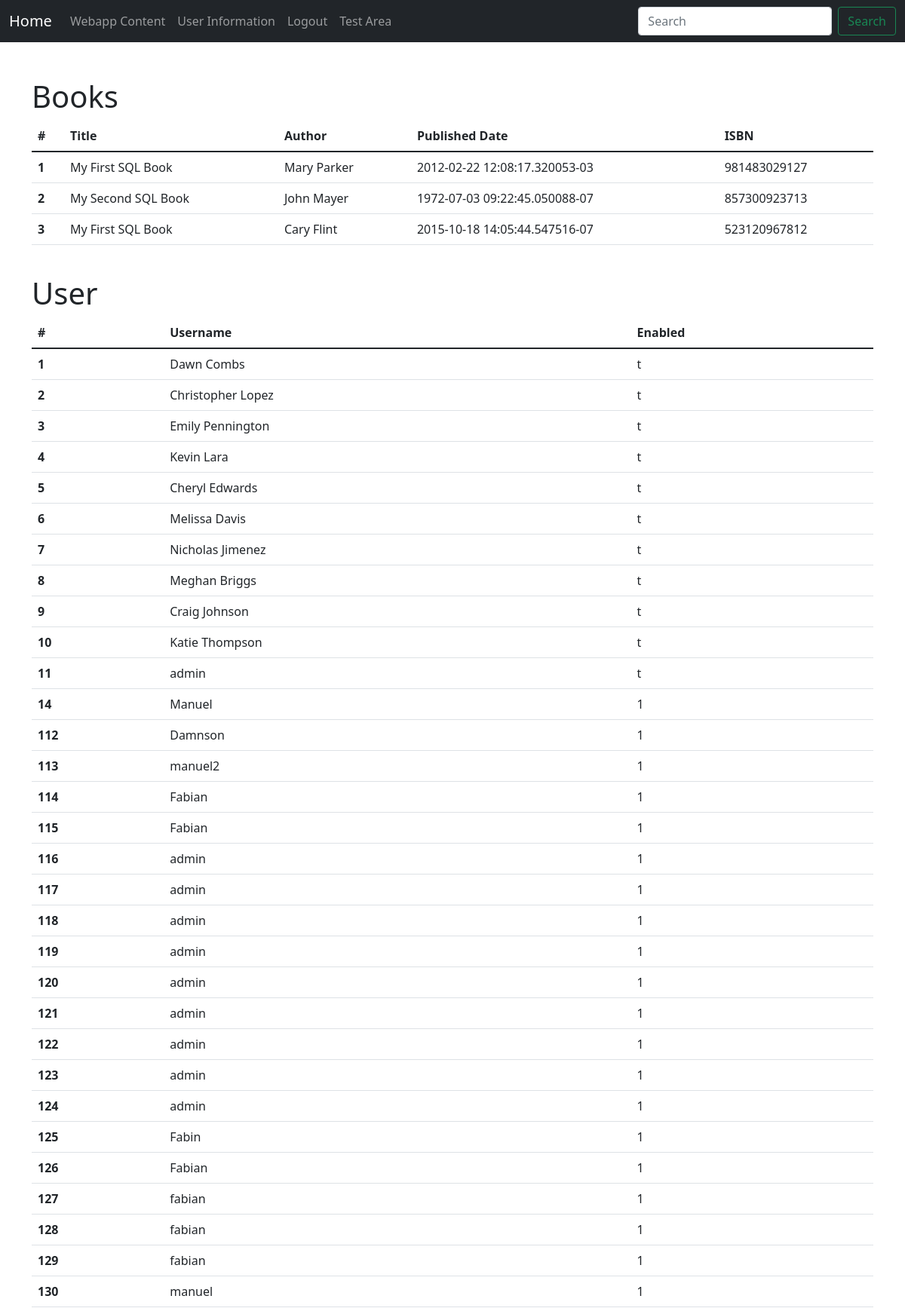
Screenshot of / (signed in, upper part) with the database file from the repository.
### tables this page shows
CREATE TABLE books (
  id serial,
  title varchar(100) NOT NULL,
  author varchar(100) NOT NULL,
  published_date timestamp NOT NULL,
  isbn char(12),
  PRIMARY KEY (id),
  UNIQUE (isbn)
);

CREATE TABLE "users" (
	"id"	INTEGER NOT NULL UNIQUE,
	"username"	char(25),
	"enabled"	boolean DEFAULT TRUE, password TEXT,
	PRIMARY KEY("id" AUTOINCREMENT)
);

### server.py (the view)
@app.route("/")
@login_required
def home():
    book_info = main.pick_book()
    user_info = main.fetch_all_user()
    review_info = main.fetch_all_reviews()
    return render_template("home.html",
                           user=user,
                           book_info=book_info,
                           user_info=user_info,
                           review_info=review_info)

### main.py (called while the page is built)
def pick_book():
    db = sqlite3.connect("db.sqlite3")
    cursor = db.cursor()
    cursor.execute("""SELECT * FROM books""")
    fetched_books = cursor.fetchall()
    book_info = []
    for info in fetched_books:
        book_info.append(list(info))
    db.close()
    return book_info

def fetch_all_user():
    db = sqlite3.connect("db.sqlite3")
    cursor = db.cursor()
    cursor.execute("""SELECT * FROM users """)
    fetched_user = list(cursor.fetchall())
    db.close()
    return fetched_user

def fetch_all_reviews():
    db = sqlite3.connect("db.sqlite3")
    cursor = db.cursor()
    cursor.execute("""SELECT * FROM reviews """)
    fetched_reviews = list(cursor.fetchall())
    db.close()
    return fetched_reviews

### server.py (called while the page is built)
def login_required(f):
    @wraps(f)
    def decorated_function(*args, **kwargs):
        if not authorized:
            return redirect(url_for('login'))
        return f(*args, **kwargs)
    return decorated_function

### templates/home.html (shortened to what this page needs)
{% extends "base.html" %}
{% block content %}
<br>
<h1>Books</h1>
<table class="table">
  <thead>
    <tr>
      <th scope="col">#</th>
      <th scope="col">Title</th>
      <th scope="col">Author</th>
      <th scope="col">Published Date</th>
      <th scope="col">ISBN</th>
    </tr>
  </thead>
  <tbody>
  {% for book in book_info %}
    <tr>
      <th scope="row">{{book[0]}}</th>
      <td>{{book[1]}}</td>
      <td>{{book[2]}}</td>
      <td>{{book[3]}}</td>
      <td>{{book[4]}}</td>
    </tr>
  {% endfor %}
  </tbody>
</table>
<br>
<h1>User</h1>
<table class="table">
  <thead>
    <tr>
      <th scope="col">#</th>
      <th scope="col">Username</th>
      <th scope="col">Enabled</th>
    </tr>
  </thead>
  <tbody>
  {% for user in user_info %}
    <tr>
      <th scope="row">{{user[0]}}</th>
      <td>{{user[1]}}</td>
      <td>{{user[2]}}</td>
    </tr>
  {% endfor %}
  </tbody>
</table>
<br>
{% endblock %}

### rows the page displays
books: id "1", title "My First SQL Book", author "Mary Parker", published_date "2012-02-22 12:08:17.320053-03", isbn "981483029127"
books: id "2", title "My Second SQL Book", author "John Mayer", published_date "1972-07-03 09:22:45.050088-07", isbn "857300923713"
books: id "3", title "My First SQL Book", author "Cary Flint", published_date "2015-10-18 14:05:44.547516-07", isbn "523120967812"
users: id "1", username "Dawn Combs", enabled "t"
users: id "2", username "Christopher Lopez", enabled "t"
users: id "3", username "Emily Pennington", enabled "t"
users: id "4", username "Kevin Lara", enabled "t"
users: id "5", username "Cheryl Edwards", enabled "t"
users: id "6", username "Melissa Davis", enabled "t"
users: id "7", username "Nicholas Jimenez", enabled "t"
users: id "8", username "Meghan Briggs", enabled "t"
users: id "9", username "Craig Johnson", enabled "t"
users: id "10", username "Katie Thompson", enabled "t"
users: id "11", username "admin", enabled "t"
users: id "14", username "Manuel", enabled "1"
users: id "112", username "Damnson", enabled "1"
users: id "113", username "manuel2", enabled "1"
users: id "114", username "Fabian", enabled "1"
users: id "115", username "Fabian", enabled "1"
users: id "116", username "admin", enabled "1"
users: id "117", username "admin", enabled "1"
users: id "118", username "admin", enabled "1"
users: id "119", username "admin", enabled "1"
users: id "120", username "admin", enabled "1"
users: id "121", username "admin", enabled "1"
users: id "122", username "admin", enabled "1"
users: id "123", username "admin", enabled "1"
users: id "124", username "admin", enabled "1"
users: id "125", username "Fabin", enabled "1"
users: id "126", username "Fabian", enabled "1"
users: id "127", username "fabian", enabled "1"
users: id "128", username "fabian", enabled "1"
users: id "129", username "fabian", enabled "1"
users: id "130", username "manuel", enabled "1"
